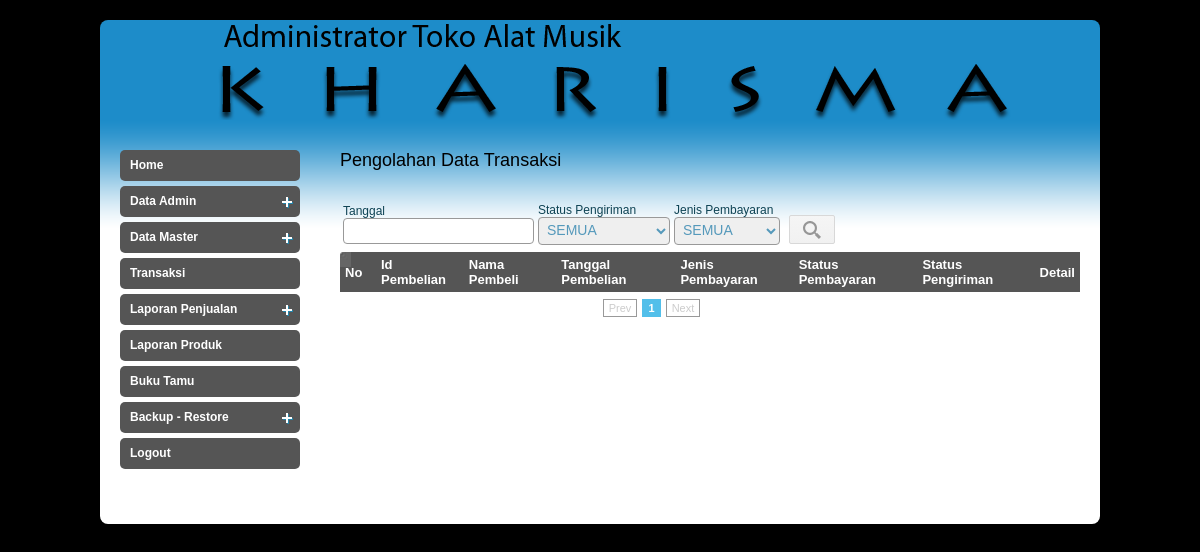
The page /admin/index.php?page=transaksi (signed in) on the database as committed earlier.
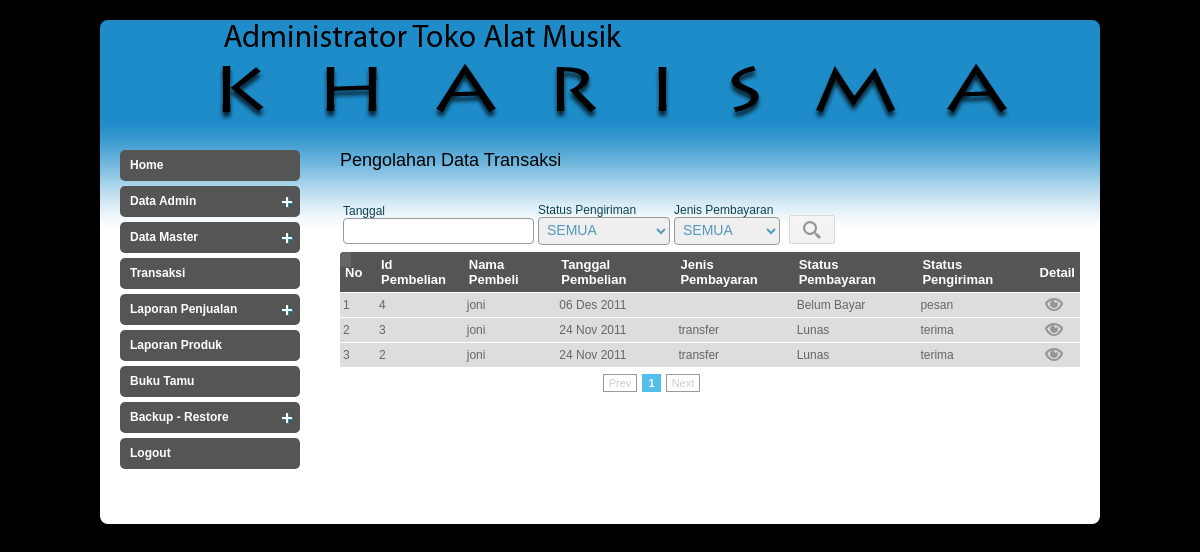
The same page on the database as committed later.
### tables this page shows
CREATE TABLE `t_pembelian` (
  `id_pembelian` int(11) NOT NULL auto_increment,
  `session_id` varchar(32) NOT NULL,
  `tgl_beli` datetime NOT NULL,
  `tgl_bayar` datetime NOT NULL,
  `tgl_kirim` date NOT NULL,
  `tgl_terima` date NOT NULL,
  `status` enum('pesan','bayar','konfirmasi','kirim','terima') NOT NULL,
  `status_pembayaran` enum('1','2','3') NOT NULL,
  `id_member` int(11) NOT NULL,
  `pembayaran` enum('transfer','paypal','cod') NOT NULL,
  `kirim_nama` varchar(50) NOT NULL,
  `kirim_alamat` text NOT NULL,
  `kirim_telp` varchar(12) NOT NULL,
  `kirim_kota` int(11) NOT NULL,
  `kirim_kdpos` varchar(6) NOT NULL,
  `kirim_ongkos` int(32) NOT NULL,
  `kirim_resi` varchar(15) NOT NULL,
  `id_jeniskirim` int(11) NOT NULL,
  `transfer_bank` varchar(20) NOT NULL,
  `transfer_no` varchar(30) NOT NULL,
  `transfer_jumlah` double NOT NULL,
  `id_rekening` varchar(30) NOT NULL,
  `totalbayar` double NOT NULL,
  PRIMARY KEY  (`id_pembelian`),
  KEY `kota_FK` (`kirim_kota`),
  KEY `member_FK` (`id_member`)
);

### fungsi/function.php (called while the page is built, shortened)
<?php
function tgl_indo($tgl){
  $tanggal = substr($tgl,8,2);
  $bulan = getBulan(substr($tgl,5,2));
  $tahun = substr($tgl,0,4);
  return $tanggal.' '.$bulan.' '.$tahun;
}
function getBulan($bln){
  switch ($bln){
    case 11:
      return "Nov";
      break;
    case 12:
      return "Des";
      break;
  }
}
function status_bayar($stat){
  switch ($stat){
    case 1:
      return "Belum Bayar";
      break;
    case 2:
      return "Lunas";
      break;
  }
}
		?>

### admin/inc/transaksi.php (the view, shortened to what the rows shown need)
<h2>Pengolahan Data Transaksi</h2>
<?php
if(isset($_GET['act'])){
	if($_GET['act'] == 'edit'){
  $id_pembelian=addslashes($_GET['id_pembelian']);
  $qcek = mysql_query("SELECT * FROM t_pembelian WHERE id_pembelian = '$id_pembelian'");
  $dcek = mysql_fetch_array($qcek);
  $sqlcart = "SELECT *
			FROM t_pembelian a, t_detail_pembelian b, t_detailproduk c, t_produk d, t_member e,
			t_warna f, t_merek g, t_kota i, t_provinsi j
			WHERE a.id_pembelian = b.id_pembelian
			AND b.id_detailproduk = c.id_detailproduk
			AND c.id_produk = d.id_produk
			AND c.id_warna = f.id_warna
			AND a.id_member = e.id_member
			AND d.id_merek = g.id_merek
			AND i.id_provinsi = j.id_provinsi
			AND a.id_pembelian = $id_pembelian
			GROUP BY b.id_detailproduk";
  $ambildata=mysql_query($sqlcart) or die(mysql_error());
  $datakirim=mysql_fetch_array($ambildata);
?>
         <div class="spek" style="width:97%;height:auto;margin-bottom:10px;">
            <table width="100%" cellpadding="2">
            <tr>
            	<td colspan="2" style="font-size:14px; font-weight:bold">DETAIL PEMBELIAN</td></tr>
            <tr>
            	<td width="110px">ID Pembelian</td>
            	<td> : <?php echo $datakirim['id_pembelian'];?></td>
            </tr>
            <tr>
            	<td width="110px">Tanggal Pembelian</td>
            	<td> : <?php echo tgl_indo($datakirim['tgl_beli']);?></td>
            </tr>
            <tr>
            	<td width="110px">Member </td>
            	<td> : <?php echo "[ ".$datakirim['id_member']." ] - ".$datakirim['nama_member']; ?></td>
            </tr>
            <tr>
            	<td width="110px">Email Member </td>
            	<td> : <?php echo $datakirim['email_member']; ?></td>
            </tr>
            </table>
         </div>
<table width="100%" id="rounded-corner">
  <tr>
    <th width="24">No.</th>
    <th width="125">Nama produk</th>
    <th width="120">Harga</th>
    <th width="40">Berat</th>
    <th width="40">Jumlah</th>
    <th width="130">Total</th>
  </tr><?php
$no=0;
$ambildata=mysql_query($sqlcart) or die(mysql_error());
$total = 0;
$qb = 0;
while($data=mysql_fetch_array($ambildata)){
  $no++;
?>
  <tr valign="center">
    <td align="center"><?php echo $no;?></td>
    <td><?php echo $data['nama_produk']; ?><br />
         <strong><em>Warna :</em></strong>
         <?php echo $data['nama_warna']; ?><br />
         <strong><em>Ukuran :</em></strong>
         <?php echo $data['nama_ukuran']; ?>
    </td>
    <td width="22" align="center">
	<?php if($data['diskon_produk']>0){ ?>
        <span style="text-decoration:line-through; font-weight:bold;">
    	Rp. <?php echo number_format($data['harga_produk'],"2",".",","); ?></span><br />
    	Diskon <?php echo "$data[diskon_produk] % <br /> ";  } ?>
        <span style="font-weight:bold; color:#F00;">
        Rp. <?php echo number_format($data['hargabeli'],"2",".",","); ?></span>
    </td>
    <td width="22" align="center"><?php echo $data['berat'];?></td>
    <td width="22" align="center"><?php echo $data['qty'];?></td>
    <td width="22" align="right"><?php echo  "Rp ".number_format($data['qty'] * $data['hargabeli'],"2",",",".");?></td>
	</tr>
<?php
$total = $total + ($data['qty'] * $data['hargabeli']);
$qb = $qb + ($data['qty']*$data['berat']);
$transaksinota = $data['transfer_no'];
$banknota = $data['transfer_bank'];
}
?>
		<tr>
        <td colspan="2" align="left"> <strong>Subtotal</strong>
		</td>
            <td colspan="3" align="center">&nbsp;
            </td>
            <td align="right">
                <span style="font-weight:bold;">Rp. <?php echo number_format($total,"2",",","."); ?></span>
            </td>
		</tr>
				<tr>
                    <td colspan="2" align="left">
                    <strong>Ongkos Kirim</strong>
                    </td>
                    <td colspan="3" align="center"></td>
                    <td align="right" style="font-weight:bold">
                      Rp. <?php echo number_format($datakirim['kirim_ongkos'],"2",",","."); ?>
                    </td>
                </tr>
                <tr>
                    <td colspan="2" align="left">
                    <strong>Total Bayar</strong>
                    </td>
                    <td colspan="3" align="center">&nbsp;
                    </td>
                    <td align="right" style="color:#F00; font-weight:bold;">
                    <?php if($datakirim['pembayaran']=="paypal")
							echo "$ ".number_format((konversikedolar($total + $ongkir)),3);
						  else
                        	echo "Rp. ".number_format(($total + $datakirim['kirim_ongkos']),"2",",","."); ?>
                    </td>
                </tr>
</table>
<?php } ?>
<h3 style="margin-left:-20px;"> Status Transaksi : Di <?php echo $datakirim['status']; ?></h3><br />
    <div style="width:99%; margin-top:28px;">
         <div class="spek" style="float:right;">
            <table width="100%" cellpadding="2">
            <tr>
            	<td colspan="2" style="font-size:14px; font-weight:bold">DETAIL PEMBAYARAN</td></tr>
            <tr>
            	<td width="110px">Jenis Pembayaran</td>
            	<td> : <?php echo strtoupper($datakirim['pembayaran']);?></td>
            </tr>
            <tr>
            	<td width="110px">Pengirim</td>
            	<td> : <?php echo $datakirim['transfer_bank'];?></td>
            </tr>
            <tr>
            	<td width="110px">No. Transaksi </td>
            	<td> : <?php echo $datakirim['transfer_no']; ?></td>
            </tr>
            <tr>
            	<td width="110px">Tanggal Bayar </td>
            	<td> : <?php echo tgl_indo($datakirim['tgl_bayar']); ?></td>
            </tr>
            <?php
			if ($datakirim['id_rekening']!=''){
				$rek=mysql_fetch_array(mysql_query("SELECT * FROM t_rekening WHERE id_rekening=$datakirim[id_rekening]"));
			?>
            <tr>
            	<td width="110px">Bank Penerima</td>
            	<td> : <?php echo $rek['bank_rekening']." - ".$rek['cabang_rekening'];?></td>
            </tr>
            <tr>
            	<td width="110px">No. Rekening</td>
            	<td> : <?php echo $rek['no_rekening']." a.n. ".$rek['nama_rekening'];?></td>
            </tr>
                        <?php
                            }
                        ?>
            </table>
         </div>
         <div class="spek">
            <table width="100%" cellpadding="2">
            <tr>
            	<td colspan="2" style="font-size:14px; font-weight:bold">ALAMAT PENGIRIMAN PAKET</td></tr>
            <tr>
            	<td width="110px">Nama Penerima</td>
            	<td> :<?php echo $datakirim['kirim_nama'];?></td>
            </tr>
            <tr>
            	<td width="110px">Alamat </td>
            	<td> :<?php echo $datakirim['kirim_alamat'];
					$kota=mysql_fetch_array(mysql_query("SELECT * FROM t_kota a, t_provinsi b
														WHERE a.id_provinsi=b.id_provinsi
														AND a.id_kota=$datakirim[kirim_kota]"));
					echo "   $kota[nama_kota] - $kota[nama_provinsi]";?></td>
            </tr>
            <tr>
            	<td width="110px">Kode Pos</td>
            	<td> :<?php echo $datakirim['kirim_kdpos'];?></td>
            </tr>
            <tr>
            	<td width="110px">No. telepon</td>
            	<td> :<?php echo $datakirim['kirim_telp'];?></td>
            </tr>
            <tr>
            	<td width="110px">Cetak Label</td>
                <td> <form method="post" action="laporan/shiping.php" target="_blank">
                    		<input type="hidden" name="iddp" value="<?php echo $datakirim['id_pembelian']; ?>" />
                        	: <input type="image" src="images/pdf.gif" />
                        </form></td>
            </tr>
            <tr>
            	<td colspan="2"><strong>Peket dikirim dengan :</strong></td>
            </tr>
            <tr>
            	<td width="110px">Jenis Pengiriman</td>
            	<td> :<?php
			$kirim=mysql_fetch_array(mysql_query("SELECT * FROM t_forwarder a, t_jeniskirim b
														WHERE a.id_forwarder=b.id_forwarder
														AND b.id_jeniskirim=$datakirim[id_jeniskirim]"));
					echo "$kirim[nama_forwarder] - jenis $kirim[nama_jeniskirim]";?></td>
            </tr>
                        <?php
                        if($datakirim['kirim_resi'] != ''){
                        ?>
            <tr align="left">
               <td>No Resi </h3></td>
               <td>: <b><?php echo $datakirim['kirim_resi']; ?></b></td>
            </tr>
                        <?php
                        }
                        ?>
            </table>
         </div></div>
<form action="" method="post">
	<input type="hidden" name="id_pembelian" value="<?php echo $id_pembelian;?>" />
    <?php
	if($datakirim['status'] == 'konfirmasi'){
	?>
    <strong>Nomor Resi  :</strong><input type="text" name="kirim_resi" class="newsletter_input"/><br />
	<button name="save" class="blue" /><span class="label1">Simpan</span></button>
    <?php
	}
	?>
</form>
<?php
if($datakirim['status'] == 'bayar'){
?>
<form method="post" action="">
	<button name="konfirmasi" class="blue" /><span class="label1">Konfirmasi</span></button>
</form>
<?php
}
elseif($datakirim['status'] == 'kirim'){
?>
<form method="post" action="">
	<button name="terima" class="blue" /><span class="label1">Diterima</span></button>
</form>
<?php
}
 ?><a class="button red" href="?page=transaksi"/><span class="label1">Kembali</span></a> <?php
}
else
{
	$batas   = 10;
	if(empty($halaman)){
		$posisi  = 0;
	}
	else{
		$posisi = ($halaman-1) * $batas;
	}
	?>
	<table width="592" id="rounded-corner">
		<thead>
        	<tr>
				<th scope="col" class="rounded-company">No</th>
				<th scope="col" class="rounded">Id Pembelian</th>
				<th scope="col" class="rounded">Nama Pembeli</th>
				<th scope="col" class="rounded">Tanggal Pembelian </th>
				<th scope="col" class="rounded">Jenis Pembayaran </th>
				<th scope="col" class="rounded">Status Pembayaran </th>
				<th scope="col" class="rounded">Status Pengiriman </th>
				<th scope="col" class="rounded">Detail</th>
        	</tr>
		</thead>
		<tbody>
			<?php
			$sqldate = "";
			$qdatapembelian = mysql_query("SELECT * FROM t_pembelian
										   WHERE 1
										   $sqldate
										   ORDER BY tgl_beli DESC
										   LIMIT $posisi,$batas ");
			$kolom=1;
			$i=0;
			$no = $posisi+1;
			while($ddatapembelian = mysql_fetch_array($qdatapembelian)){
				if ($i >= $kolom){
					echo "<tr class='row$ddatapembelian[id_pembelian]'>";
				}
			$i++;
			?>
					<td><?php echo $no; ?></td>
					<td><?php echo $ddatapembelian['id_pembelian']; ?></td>
					<td><?php echo $ddatapembelian['kirim_nama']; ?></td>
					<td><?php echo tgl_indo($ddatapembelian['tgl_beli']); ?></td>
					<td><?php echo $ddatapembelian['pembayaran']; ?></td>
					<td><?php echo status_bayar($ddatapembelian['status_pembayaran']); ?></td>
					<td><?php echo $ddatapembelian['status']; ?></td>
					<td>
                    <a href="?page=transaksi&act=edit&id_pembelian=<?php echo $ddatapembelian['id_pembelian']; ?>" title="Lihat detail">
                    <span class="icon icon84"></span></a></td>
				</tr>
			<?php
			$no++;
			}
			?>
		</tbody>
	</table>
	<div class="pagination">
	<?php
}
	?>
     <h2>&nbsp;</h2>

Rows that differ between the two databases and show on the page:
added t_pembelian: id_pembelian "4", kirim_nama "joni", tgl_beli "06 Des 2011", status_pembayaran "Belum Bayar", status "pesan"
added t_pembelian: id_pembelian "3", kirim_nama "joni", tgl_beli "24 Nov 2011", pembayaran "transfer", status_pembayaran "Lunas", status "terima"
added t_pembelian: id_pembelian "2", kirim_nama "joni", tgl_beli "24 Nov 2011", pembayaran "transfer", status_pembayaran "Lunas", status "terima"
